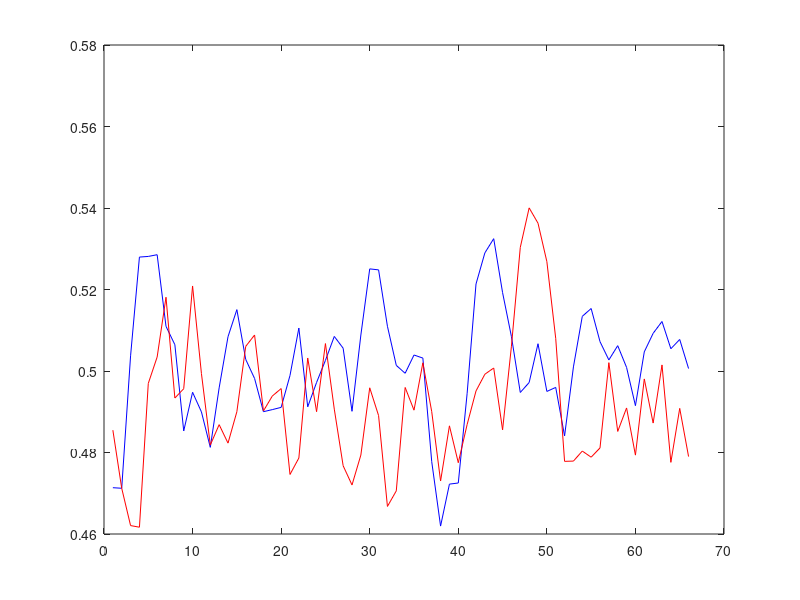

Write the MATLAB code that produced this figure.
%% plot_resolts
clear; close all; clc;

load('realacc_all.mat');
acc  = struct2cell(realacc);
acc  = cell2mat(acc); 

aacc = acc(1,:,:,:); % alpha
bacc = acc(2,:,:,:); % beta

ma   = mean(aacc,2);
mb   = mean(bacc,2);

ma = reshape(ma, size(ma,3), size(ma,4));
mb = reshape(mb, size(mb,3), size(mb,4));

%%plot

plot(ma(:,2), 'b'); % occipital channel
hold on;
plot(mb(:,1), 'r'); % central channel
